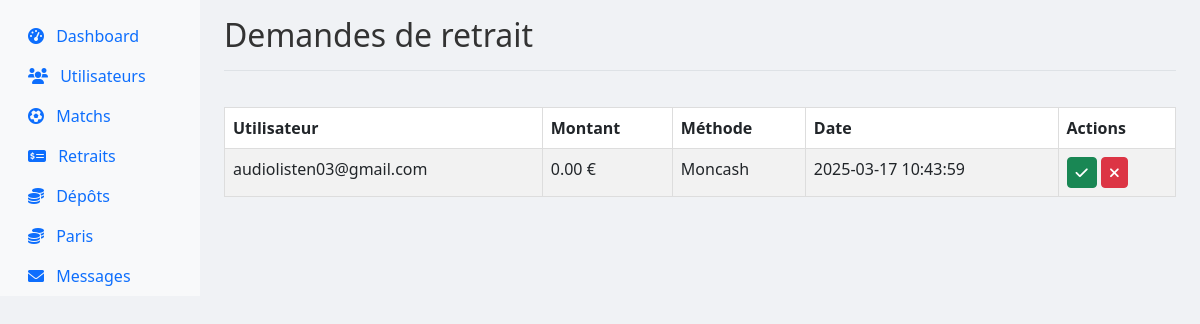
The app's page /superadmin.php?action=withdrawals (signed in) with its own data.
### tables this page shows
CREATE TABLE `withdrawals` (
  `id` int(11) NOT NULL,
  `user_id` int(11) NOT NULL,
  `method` enum('moncash','paypal','wise') NOT NULL,
  `amount` decimal(10,2) NOT NULL DEFAULT 0.00,
  `payment_proof` varchar(255) DEFAULT NULL,
  `message` text DEFAULT NULL,
  `status` enum('pending','approved','rejected') NOT NULL DEFAULT 'pending',
  `request_date` datetime DEFAULT current_timestamp(),
  `processed_date` datetime DEFAULT NULL
);

CREATE TABLE `users` (
  `id` int(11) NOT NULL,
  `email` varchar(255) NOT NULL,
  `password` varchar(255) NOT NULL,
  `unique_id` varchar(255) NOT NULL,
  `account_type` enum('bronze','argent','or') NOT NULL DEFAULT 'bronze',
  `points` float NOT NULL DEFAULT 0,
  `last_login` datetime DEFAULT current_timestamp(),
  `referrals` int(11) NOT NULL DEFAULT 0,
  `role` varchar(50) NOT NULL DEFAULT 'user'
);

### superadmin.php (the view, shortened to what this page needs)
<?php
require 'includes/config.php';
$action = $_GET['action'] ?? 'dashboard';
$users = $pdo->query("SELECT * FROM users")->fetchAll();
$withdrawals = $pdo->query("
    SELECT
        w.id,
        w.user_id,
        w.amount,
        w.method,
        w.payment_proof,
        w.message,
        w.status,
        w.request_date,
        w.processed_date,
        u.email
    FROM withdrawals w
    JOIN users u ON w.user_id = u.id
    WHERE w.status = 'pending'
    ORDER BY w.request_date DESC
")->fetchAll();
$totalUsers = count($users);
$pendingWithdrawals = $pdo->query("SELECT COUNT(*) FROM withdrawals WHERE status = 'pending'")->fetchColumn();
$pendingDeposits = $pdo->query("SELECT COUNT(*) FROM deposits WHERE status = 'pending'")->fetchColumn();
?>
<!DOCTYPE html>
<html lang="fr">
<head>
    <link href="https://cdn.jsdelivr.net/npm/bootstrap@5.3.0/dist/css/bootstrap.min.css" rel="stylesheet">
    <link rel="stylesheet" href="https://cdnjs.cloudflare.com/ajax/libs/font-awesome/6.0.0/css/all.min.css">
    <link rel="stylesheet" href="css/style.css">
</head>
<body>
    <div class="container-fluid">
        <div class="row">
            <nav class="col-md-3 col-lg-2 d-md-block bg-light sidebar">
                <div class="position-sticky pt-3">
                    <ul class="nav flex-column">
                        <li class="nav-item">
                            <a class="nav-link <?= $action === 'dashboard' ? 'active' : '' ?>" href="?action=dashboard">
                                <i class="fas fa-tachometer-alt me-2"></i> Dashboard
                            </a>
                        </li>
                        <li class="nav-item">
                            <a class="nav-link <?= $action === 'users' ? 'active' : '' ?>" href="?action=users">
                                <i class="fas fa-users me-2"></i> Utilisateurs
                            </a>
                        </li>
                        <li class="nav-item">
                            <a class="nav-link <?= $action === 'matches' ? 'active' : '' ?>" href="?action=matches">
                                <i class="fas fa-futbol me-2"></i> Matchs
                            </a>
                        </li>
                        <li class="nav-item">
                            <a class="nav-link <?= $action === 'withdrawals' ? 'active' : '' ?>" href="?action=withdrawals">
                                <i class="fas fa-money-check-alt me-2"></i> Retraits
                            </a>
                        </li>
                        <li class="nav-item">
                            <a class="nav-link <?= $action === 'deposits' ? 'active' : '' ?>" href="?action=deposits">
                                <i class="fas fa-coins me-2"></i> Dépôts
                            </a>
                        </li>
                        <li class="nav-item">
                            <a class="nav-link <?= $action === 'bets' ? 'active' : '' ?>" href="?action=bets">
                                 <i class="fas fa-coins me-2"></i> Paris
    </a>
                        </li>
                        <li class="nav-item">
                            <a class="nav-link <?= $action === 'messages' ? 'active' : '' ?>" href="?action=messages">
                                <i class="fas fa-envelope me-2"></i> Messages
                            </a>
                        </li>
                    </ul>
                </div>
            </nav>
            <main class="col-md-9 ms-sm-auto col-lg-10 px-md-4">
                <?php if($action === 'dashboard'): ?>
                    <div class="d-flex justify-content-between flex-wrap flex-md-nowrap align-items-center pt-3 pb-2 mb-3 border-bottom">
                        <h1 class="h2">Tableau de bord</h1>
                    </div>
                    <div class="row">
                        <div class="col-md-3">
                            <div class="card text-white bg-primary mb-3">
                                <div class="card-body">
                                    <h5 class="card-title">Utilisateurs</h5>
                                    <p class="card-text display-4"><?= $totalUsers ?></p>
                                </div>
                            </div>
                        </div>
                        <div class="col-md-3">
                            <div class="card text-white bg-warning mb-3">
                                <div class="card-body">
                                    <h5 class="card-title">Retraits en attente</h5>
                                    <p class="card-text display-4"><?= $pendingWithdrawals ?></p>
                                </div>
                            </div>
                        </div>
                        <div class="col-md-3">
                            <div class="card text-white bg-success mb-3">
                                <div class="card-body">
                                    <h5 class="card-title">Dépôts en attente</h5>
                                    <p class="card-text display-4"><?= $pendingDeposits ?></p>
                                </div>
                            </div>
                        </div>
                    </div>
                    <?php elseif($action === 'withdrawals'): ?>
                    <div class="d-flex justify-content-between flex-wrap flex-md-nowrap align-items-center pt-3 pb-2 mb-3 border-bottom">
                        <h1 class="h2">Demandes de retrait</h1>
                    </div>
                    <div class="table-responsive">
                        <table class="table table-striped">
                            <thead>
                                <tr>
                                    <th>Utilisateur</th>
                                    <th>Montant</th>
                                    <th>Méthode</th>
                                    <th>Date</th>
                                    <th>Actions</th>
                                </tr>
                            </thead>
                            <tbody>
                                <?php foreach($withdrawals as $withdrawal): ?>
                                <tr>
                                    <td><?= htmlspecialchars($withdrawal['email']) ?></td>
                                    <td><?= isset($withdrawal['amount']) ? number_format($withdrawal['amount'], 2) : '0.00' ?> €</td>
                                    <td><?= ucfirst($withdrawal['method']) ?></td>
                                    <td><?= $withdrawal['request_date'] ?></td>
                                    <td>
                                        <?php if($withdrawal['status'] === 'pending'): ?>
                                            <a href="process_withdrawal.php?id=<?= $withdrawal['id'] ?>&action=approve"
                                               class="btn btn-sm btn-success">
                                                <i class="fas fa-check"></i>
                                            </a>
                                            <a href="process_withdrawal.php?id=<?= $withdrawal['id'] ?>&action=reject"
                                               class="btn btn-sm btn-danger">
                                                <i class="fas fa-times"></i>
                                            </a>
                                        <?php endif; ?>
                                    </td>
                                </tr>
                                <?php endforeach; ?>
                            </tbody>
                        </table>
                    </div>
                <?php endif; ?>
            </main>
        </div>
    </div>
</body>
</html>

### css/style.css (style rules this page uses)
body { font-family: 'Segoe UI', Tahoma, Geneva, Verdana, sans-serif; background-color: #f0f2f5; color: #333; margin: 0; padding: 0; }
table { width: 100%; border-collapse: collapse; margin-top: 20px; }
table, th, td { border: 1px solid #ddd; }
th, td { padding: 12px; text-align: left; }
th { background-color: #0066cc; color: #fff; }

### records on screen
withdrawals: user.email "audiolisten03@gmail.com", amount "0.00", method "Moncash", request_date "2025-03-17 10:43:59"
